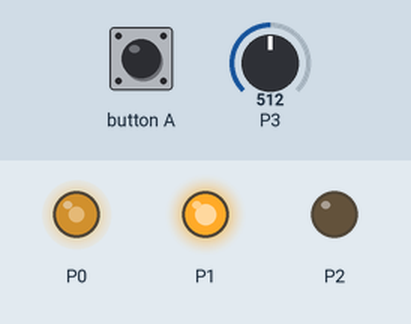
Simulated run of this program. Board: BBC micro:bit (MakeCode). On the bench: output pins drawn as LEDs (lit = HIGH). Inputs (shaded band) come from the test bench; at power-on: P3 = 512 (analog values on the 0–1023 scale).

Above: at 1.2 s.
1.3 s: P3 set to 716
At 2.3 s:
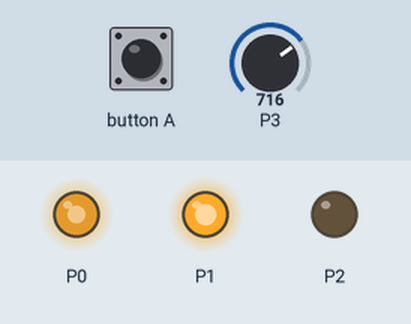
2.8 s: button A pressed for 0.15 s
At 4.0 s:
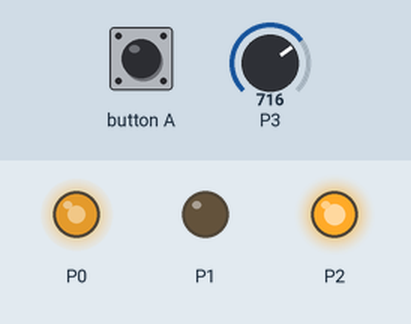
4.4 s: P3 set to 511
At 5.1 s:
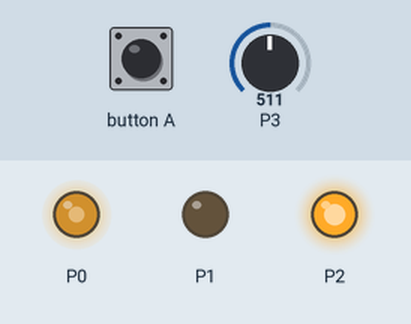
5.9 s: P3 set to 306
At 6.9 s:
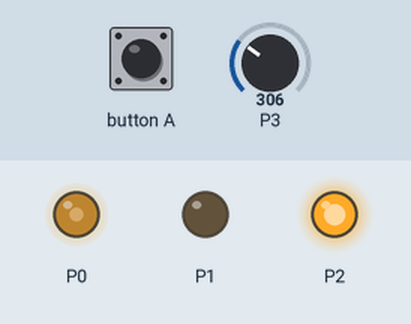
7.4 s: button A pressed for 0.15 s
At 8.7 s:
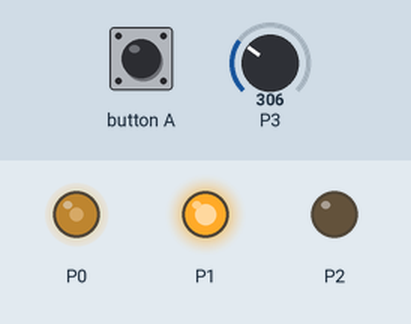
9.0 s: P3 set to 0
At 9.8 s:
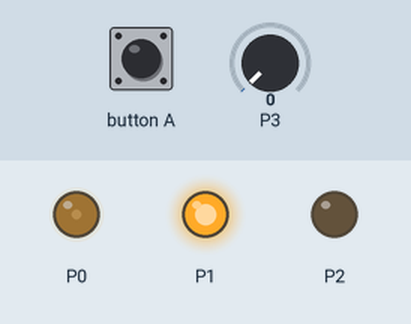
Timing chart, 0 to 11.5 s (numbered marks = the images above; inputs shaded):
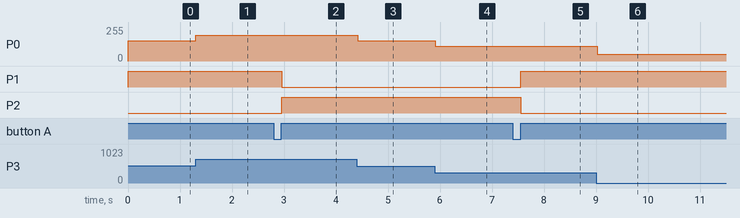

The program:

main.ts
```typescript
input.onButtonPressed(Button.A, function on_button_pressed_a() {

    if (trás == 0) {
        frente = 0
        trás = 1
    } else {
        frente = 1
        trás = 0
    }

})
let velocidade = 0
let trás = 0
let frente = 0
frente = 1
trás = 0
basic.forever(function on_forever() {

    velocidade = pins.map(pins.analogReadPin(AnalogPin.P3), 0, 1023, 200, 1023)
    pins.analogWritePin(AnalogPin.P0, velocidade)
    pins.digitalWritePin(DigitalPin.P1, frente)
    pins.digitalWritePin(DigitalPin.P2, trás)
})
```

test.ts
```typescript
// aquí va el archivo "tests"; esto no se compilará cuando este paquete se utilice como una extensión.
```

Measured:
- after the input at 1.3 s, P0: 152/255 → 193/255 at once
- after the input at 2.8 s, P1: HIGH → LOW after 0.15 s; P2: LOW → HIGH after 0.15 s
- after the input at 4.4 s, P0: 193/255 → 152/255 at once
- after the input at 5.9 s, P0: 152/255 → 111/255 at once
- after the input at 7.4 s, P1: LOW → HIGH after 0.15 s; P2: HIGH → LOW after 0.15 s
- after the input at 9.0 s, P0: 111/255 → 50/255 at once
